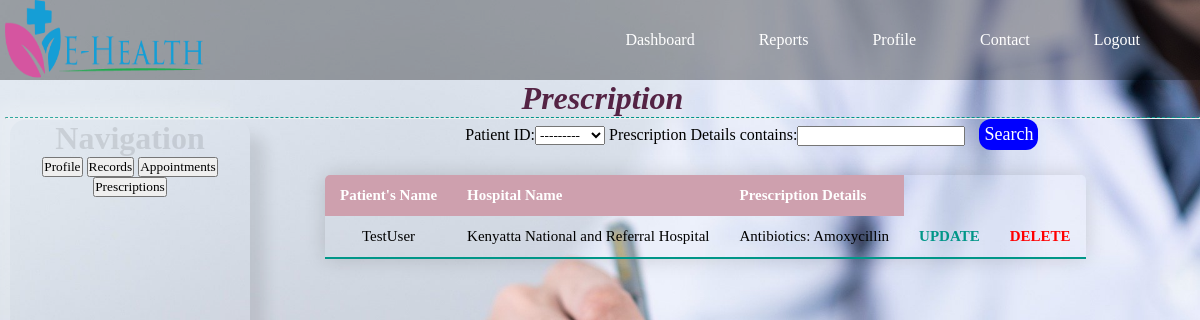
The app's page /MedicalApp/doctorPrescription/4/ with its own data.
### MedicalApp/models.py (models this page shows, shortened)
class Prescription(models.Model):
    Patient_ID = models.ForeignKey(Patient, on_delete=models.CASCADE)
    Doctor_ID = models.ForeignKey(Doctor, on_delete=models.RESTRICT)
    Hospital_ID = models.ForeignKey(Hospital, on_delete=models.RESTRICT)
    Record_ID = models.ForeignKey(Record, on_delete=models.RESTRICT)
    Prescription_Details = models.TextField()

class Hospital(models.Model):
    Hospital_Image = models.ImageField(default='default.png', upload_to='hospital_pics')
    Hospital_Name = models.CharField(max_length=100, blank=False)
    Hospital_Description = models.TextField()
    Registration_Date = models.DateTimeField(default=timezone.now)
    Admin_ID = models.ForeignKey(Administrator, on_delete=models.RESTRICT)
    def __str__(self):
        return self.Hospital_Name

### Users/models.py (models this page shows)
class Patient(models.Model):
    user = models.OneToOneField(CustomUser, on_delete=models.CASCADE, primary_key=True)
    A_positive = 'A+'
    A_negative = 'A-'
    B_positive = 'B+'
    B_negative = 'B-'
    O_positive = 'O+'
    O_negative = 'O-'
    AB_positive = 'AB+'
    AB_negative = 'AB-'
    BLOOD_GROUP_CHOICES = [(A_positive, 'A+'), (A_negative, 'A-'), (B_positive, 'B+'),
                           (B_negative, 'B-'), (O_positive, 'O+'), (O_negative, 'O-'), (AB_positive, 'AB+'),
                           (AB_negative, 'AB-'),
                           ]
    Blood_Group = models.CharField(max_length=4, choices=BLOOD_GROUP_CHOICES, null=True, blank=True,
                                   default=AB_positive)
    Allergies = models.TextField(null=True, blank=True)
    Next_Of_Kin = models.TextField(null=True, blank=True)
    class Meta:
        verbose_name = 'Patient Module'
    def __str__(self):
        return str(self.user)

class CustomUser(AbstractUser):
    first_name = models.CharField(max_length=150)
    last_name = models.CharField(max_length=150)
    email = models.EmailField(null=False)
    Phone_Number = models.CharField(max_length=14, null=True)
    Physical_Address = models.TextField(null=True)
    Date_Of_Birth = models.DateField(auto_now=False, null=True)
    Age = models.CharField(max_length=3, null=True)
    Male = 'M'
    Female = 'F'
    SEX_CHOICES = [(Male, 'M'), (Female, 'F')]
    Sex = models.CharField(max_length=30, choices=SEX_CHOICES, null=True)
    is_patient = models.BooleanField('is_patient', default=False)
    is_doctor = models.BooleanField('is_doctor', default=False)
    is_administrator = models.BooleanField('is_administrator', default=False)
    is_hospital = models.BooleanField('is_hospital', default=False)
    def __str__(self):
        return self.username

### MedicalApp/views.py (the view)
# urls.py: path('doctorPrescription/<str:pk>/', views.doctor_prescription, name='DoctorPrescriptionModule'),
def doctor_prescription(request, pk):
    doc = Doctor.objects.get(user_id=pk)
    prescription = doc.prescription_set.all()
    doctorpresfilter = PrescriptionFilter(request.GET, queryset=prescription)
    prescription = doctorpresfilter.qs
    context = {'doc': doc, 'prescription': prescription, 'doctorpresfilter': doctorpresfilter}
    return render(request, 'MedicalApp/doctorPrescription.html', context)

### MedicalApp/Templates/MedicalApp/doctorPrescription.html (shortened to what this page needs)
{% load static %}
<!DOCTYPE html>
<html lang="en">
<head>
    <link rel="stylesheet" type="text/css" href="{% static 'Users/UsersStyle.css' %}">
    <link rel="stylesheet" type="text/css" href="{% static 'Users/UserModules.css' %}">
</head>
<body>
    <div id="main">
        <nav>
            <img src="{% static 'images/logo.png' %}" alt="System Logo" style="width: 200px; height: 80px; margin-left: 5px;">
            <ul>
                <li><a  href="#">Dashboard</a></li>
                <li><a  href="#">Reports</a></li>
                <li><a  href="#">Profile</a></li>
                <li><a  href="#">Contact</a></li>
                <li><a  href="{% url 'logout' %}">Logout</a></li>
            </ul>
        </nav>
    </div>
    <div class="container">
        <div class="navPane">
            <h1>Navigation</h1>
            <button class="btn"><a href="{% url 'DoctorDetailsModule' user.id %}">Profile</a></button>
            <button class="btn"><a href="{% url 'DoctorModule' user.id %}">Records</a></button>
            <button class="btn"><a href="{% url 'DoctorAppointmentModule' user.id %}">Appointments</a></button>
            <button class="btn"><a href="{% url 'AddPrescriptionModule' %}">Prescriptions</a></button>
        </div>
        <h1 style="color: #542344; font-weight: bold; font-style: italic;">Prescription</h1><hr style="border-top: 1px dashed #009688;">
        <div class="row" style="margin-left: 25%;">
            <div class="col">
                <div class="card card-body">
                    <form method="get">
                        {{ doctorpresfilter.form }}
                        <button style="background-color: blue; border: none; color: white; padding: 5px;
text-align: center; text-decoration: none; display: inline-block; font-size: 18px; margin-left: 10px ;
cursor: pointer;
border-radius: 12px;" class="searchButton" type="submit">Search</button>
                    </form>
                </div>
            </div>
                </div>
            <table class="patient-rec-table">
                <thead>
                    <tr>
                    <th>Patient's Name</th>
                    <th>Hospital Name</th>
                    <th>Prescription Details</th>
                </tr>
                </thead>
                <tbody>
                {% for  prescription in prescription %}
                    <tr>
                        <td><a href="{% url 'Prescription-Details' prescription.id %}">{{ prescription.Patient_ID }}</a></td>
                        <td><a href="{% url 'Prescription-Details' prescription.id %}">{{ prescription.Hospital_ID }}</a></td>
                        <td><a href="{% url 'Prescription-Details' prescription.id %}">{{ prescription.Prescription_Details }}</a></td>
                        <td><a style="color:#009688; font-weight: bold;" href="{% url 'UpdatePrescriptionModule' prescription.id %}">UPDATE</a></td>
                        <td><a style="color:red; font-weight: bold;" href="{% url 'DeletePrescriptionModule' prescription.id %}">DELETE</a></td>
                    </tr>
                {% endfor %}
                </tbody>
            </table>
    </div>

### Users/static/Users/UsersStyle.css (style rules this page uses)
* { margin: 0; padding: 0; }
.container { margin-left: 5px; text-align: center; }
a { text-decoration: none; color: black; list-style: none; }
.container .navPane { width: 240px; height: 350px; margin: 40px 5px; align-items: center; color: rgba(0,0,0,0.1); border-radius: 15px; box-shadow: -15px -15px 15px rgba(255,255,255,0.2), 15px 15px 15px rgba(0,0,0,0.1); position: absolute; }
.btn::before { content: ""; position: absolute; left:0; top:0; width:100%; height: 100%; background: #0AFFE7; z-index: -1; transition: transform 0.5s; transform-origin: 0 0; transition-timing-function: cubic-bezier(0.5,1.6,0.4,0.7); }
.btn::before { transform: scaleX(0); }

### Users/static/Users/UserModules.css (style rules this page uses)
* { margin: 0; padding: 0; font-family: Verdana, cursive; }
body { background-color: rgba(0,0,0,.1); height: 90vh; background-image: url("../images/adult.jpg"); background-size: cover; }
nav { width: 100%; height: 80px; background-color: #0005; line-height: 80px; }
nav ul { float: right; margin-right: 30px; }
nav ul li { list-style-type: none; display: inline-block; transition: 0.8s; }
nav ul li a { text-decoration: none; color: #fff; padding: 30px; }

### MedicalApp/Templates/MedicalApp/doctorPrescription.html (style rules this page uses)
.patient-rec-table { border-collapse: collapse; margin: 25px 5px 0 320px; font-size: 15px; min-width: 400px; border-radius: 5px 5px 0 0; overflow: hidden; box-shadow: 0 0 20px rgba(0,0,0,0.15); }
.patient-rec-table thead tr { background-color: #CEA0AE; color: white; text-align: left; font-weight: bold; }
.patient-rec-table th, .patient-rec-table td { padding: 12px 15px; }
.patient-rec-table tbody tr { border-bottom: 1px solid #dddddd; }
.patient-rec-table tbody tr:last-of-type { border-bottom: 2px solid #009688; }

### records on screen
Prescription: Patient_ID "TestUser", Hospital_ID "Kenyatta National and Referral Hospital", Prescription_Details "Antibiotics: Amoxycillin"
